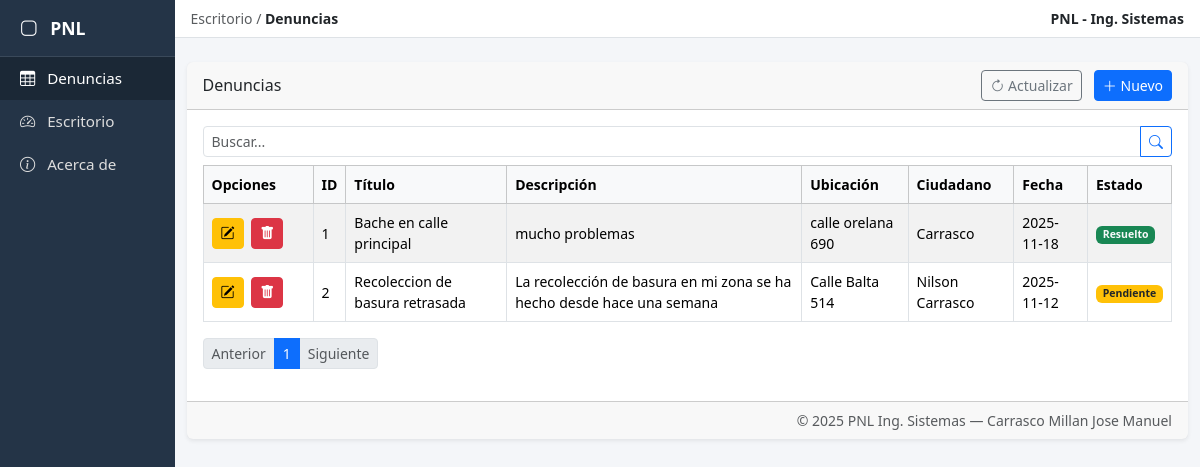
The page / on the database its author committed.
### tables this page shows
CREATE TABLE `denuncias` (
  `id` int(11) NOT NULL,
  `titulo` varchar(100) NOT NULL,
  `descripcion` varchar(255) NOT NULL,
  `ubicacion` varchar(150) NOT NULL,
  `estado` varchar(20) NOT NULL,
  `ciudadano` varchar(100) NOT NULL,
  `telefono_ciudadano` varchar(15) NOT NULL,
  `fecha_registro` timestamp NOT NULL DEFAULT current_timestamp()
);

### models/Denuncia.php (called while the page is built, shortened)
<?php
class Denuncia {
    private $conn;
    private $table = "denuncias";
    public function __construct($db) {
        $this->conn = $db;
    }
    public function getAll($search, $start, $limit) {
        $sql = "SELECT * FROM $this->table
                WHERE titulo LIKE :search
                   OR ciudadano LIKE :search
                   OR ubicacion LIKE :search
                ORDER BY fecha_registro DESC
                LIMIT :start, :limit";
        $stmt = $this->conn->prepare($sql);
        $stmt->bindValue(":search", "%$search%", PDO::PARAM_STR);
        $stmt->bindValue(":start", (int)$start, PDO::PARAM_INT);
        $stmt->bindValue(":limit", (int)$limit, PDO::PARAM_INT);
        $stmt->execute();
        return $stmt;
    }
    public function count($search) {
        $sql = "SELECT COUNT(*) as total FROM $this->table
                WHERE titulo LIKE :search
                   OR ciudadano LIKE :search
                   OR ubicacion LIKE :search";
        $stmt = $this->conn->prepare($sql);
        $stmt->bindValue(":search", "%$search%", PDO::PARAM_STR);
        $stmt->execute();
        $row = $stmt->fetch(PDO::FETCH_ASSOC);
        return $row ? $row['total'] : 0;
    }
}

### views/denuncias.php (the view, shortened to what this page needs)
<!DOCTYPE html>
<html lang="es">
<head>
    <link rel="stylesheet"
          href="https://cdn.jsdelivr.net/npm/bootstrap@5.3.2/dist/css/bootstrap.min.css">
    <link rel="stylesheet"
          href="https://cdn.jsdelivr.net/npm/bootstrap-icons@1.11.3/font/bootstrap-icons.css">
    <link rel="stylesheet" href="assets/css/styles.css">
</head>
<body>
<div class="wrapper">
    <?php include "./views/shared/sidebar.php"; ?>
    <main class="flex-grow-1">
        <?php include "./views/shared/topbar.php"; ?>
        <div class="container-fluid py-4">
            <div class="card shadow-sm border-0">
                <div class="card-header d-flex justify-content-between align-items-center">
                    <h6 class="mb-0">Denuncias</h6>
                    <div>
                        <a href="?view=denuncias" class="btn btn-outline-secondary btn-sm me-2">
                            <i class="bi bi-arrow-clockwise"></i> Actualizar
                        </a>
                        <button class="btn btn-primary btn-sm"
                                data-bs-toggle="modal"
                                data-bs-target="#modalNueva">
                            <i class="bi bi-plus-lg"></i> Nuevo
                        </button>
                    </div>
                </div>
                <div class="card-body">
                    <form method="GET" class="mb-2">
                        <div class="input-group input-group-sm">
                            <input type="text" name="search" class="form-control"
                                   placeholder="Buscar..." value="<?= htmlspecialchars($search) ?>">
                            <button class="btn btn-outline-primary"><i class="bi bi-search"></i></button>
                        </div>
                    </form>
                    <div class="table-responsive">
                        <table class="table table-striped table-hover table-bordered align-middle small">
                            <thead class="table-light">
                            <tr>
                                <th style="width:110px;">Opciones</th>
                                <th>ID</th>
                                <th>Título</th>
                                <th>Descripción</th>
                                <th>Ubicación</th>
                                <th>Ciudadano</th>
                                <th>Fecha</th>
                                <th>Estado</th>
                            </tr>
                            </thead>
                            <tbody>
                            <?php while($row = $data->fetch(PDO::FETCH_ASSOC)): ?>
                                <tr>
                                    <td>
                                        <button class="btn btn-warning btn-sm me-1 btn-edit"
                                                data-bs-toggle="modal"
                                                data-bs-target="#modalEditar"
                                                data-id="<?= $row['id']; ?>"
                                                data-titulo="<?= htmlspecialchars($row['titulo']); ?>"
                                                data-descripcion="<?= htmlspecialchars($row['descripcion']); ?>"
                                                data-ubicacion="<?= htmlspecialchars($row['ubicacion']); ?>"
                                                data-estado="<?= $row['estado']; ?>"
                                                data-ciudadano="<?= htmlspecialchars($row['ciudadano']); ?>"
                                                data-telefono="<?= htmlspecialchars($row['telefono_ciudadano']); ?>"
                                                data-fecha="<?= substr($row['fecha_registro'],0,10); ?>">
                                            <i class="bi bi-pencil-square"></i>
                                        </button>
                                        <button class="btn btn-danger btn-sm btn-delete"
                                                data-bs-toggle="modal"
                                                data-bs-target="#modalEliminar"
                                                data-id="<?= $row['id']; ?>">
                                            <i class="bi bi-trash-fill"></i>
                                        </button>
                                    </td>
                                    <td><?= $row['id']; ?></td>
                                    <td><?= htmlspecialchars($row['titulo']); ?></td>
                                    <td><?= htmlspecialchars($row['descripcion']); ?></td>
                                    <td><?= htmlspecialchars($row['ubicacion']); ?></td>
                                    <td><?= htmlspecialchars($row['ciudadano']); ?></td>
                                    <td><?= substr($row['fecha_registro'],0,10); ?></td>
                                    <td>
                                        <?php
                                        $est = $row['estado'];
                                        $class = match($est) {
                                            "Pendiente"  => "badge bg-warning text-dark",
                                            "En proceso" => "badge bg-info text-dark",
                                            "Resuelto"   => "badge bg-success text-light",
                                            default      => "badge bg-secondary"
                                        };
                                        ?>
                                        <span class="<?= $class ?>"><?= $est ?></span>
                                    </td>
                                </tr>
                            <?php endwhile; ?>
                            </tbody>
                        </table>
                    </div>
                    <nav>
                        <ul class="pagination pagination-sm">
                            <li class="page-item <?= ($page<=1?'disabled':'') ?>">
                                <a class="page-link"
                                   href="?view=denuncias&page=<?= $page-1 ?>&search=<?= urlencode($search) ?>">
                                    Anterior
                                </a>
                            </li>
                            <?php for($i=1;$i<=$pages;$i++): ?>
                                <li class="page-item <?= ($i==$page?'active':'') ?>">
                                    <a class="page-link"
                                       href="?view=denuncias&page=<?= $i ?>&search=<?= urlencode($search) ?>">
                                        <?= $i ?>
                                    </a>
                                </li>
                            <?php endfor; ?>
                            <li class="page-item <?= ($page>=$pages?'disabled':'') ?>">
                                <a class="page-link"
                                   href="?view=denuncias&page=<?= $page+1 ?>&search=<?= urlencode($search) ?>">
                                    Siguiente
                                </a>
                            </li>
                        </ul>
                    </nav>
                </div>
                <div class="card-footer text-end small text-muted">
                    © 2025 PNL Ing. Sistemas — Carrasco Millan Jose Manuel
                </div>
            </div>
        </div>
    </main>
</div>
</body>
</html>

### index.php
<?php
require_once "./config/database.php";
require_once "./models/Denuncia.php";
$denuncia = new Denuncia($conn);
$search = $_GET['search'] ?? "";
$limit  = 5;
$page   = isset($_GET['page']) ? (int)$_GET['page'] : 1;
$page   = max($page, 1);
$start  = ($page - 1) * $limit;
$data  = $denuncia->getAll($search, $start, $limit);
$total = $denuncia->count($search);
$pages = ($total > 0) ? ceil($total / $limit) : 1;
$view = $_GET['view'] ?? "denuncias";
$viewFile = "./views/{$view}.php";
if (file_exists($viewFile)) {
    include $viewFile;
} else {
    include "./views/notfound.php";
}

### views/shared/sidebar.php
<aside class="sidebar">
    <div class="brand"><i class="bi bi-app me-2"></i> PNL</div>
    <a href="?view=denuncias" class="<?= ($view=='denuncias'?'active':'') ?>">
        <i class="bi bi-table me-2"></i> Denuncias
    </a>
    <a href="#"><i class="bi bi-speedometer2 me-2"></i> Escritorio</a>
    <a href="#"><i class="bi bi-info-circle me-2"></i> Acerca de</a>
</aside>

### views/shared/topbar.php
<div class="topbar d-flex justify-content-between small align-items-center px-3 py-2 border-bottom bg-white">
    <div><span class="text-muted">Escritorio / </span><strong>Denuncias</strong></div>
    <div><strong>PNL - Ing. Sistemas</strong></div>
</div>

### assets/css/styles.css (style rules this page uses)
body { font-family: "Segoe UI", Arial, sans-serif; background-color: #f4f6f9; }
.wrapper { display: flex; min-height: 100vh; }
.sidebar { width: 230px; background-color: #243447; color: #fff; }
.sidebar .brand { padding: 15px 20px; font-size: 1.1rem; font-weight: 600; border-bottom: 1px solid rgba(255,255,255,.1); }
.sidebar a { color: #ddd; display: block; padding: 10px 20px; text-decoration: none; font-size: 0.95rem; }
.sidebar a.active, .sidebar a:hover { background-color: #1b2836; color: #fff; }
.topbar { background-color: #ffffff; border-bottom: 1px solid #dee2e6; padding: 10px 20px; }

### views/denuncias.php (style rules this page uses)
:root { color-scheme: light !important; }

### rows shown on the page
denuncias: id "1", titulo "Bache en calle principal", descripcion "mucho problemas", ubicacion "calle orelana 690", ciudadano "Carrasco", fecha_registro "2025-11-18", estado "Resuelto"
denuncias: id "2", titulo "Recoleccion de basura retrasada", descripcion "La recolección de basura en mi zona se ha hecho desde hace una semana", ubicacion "Calle Balta 514", ciudadano "Nilson Carrasco", fecha_registro "2025-11-12", estado "Pendiente"
